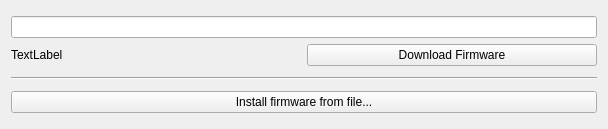
<?xml version="1.0" encoding="UTF-8"?>
<ui version="4.0">
 <class>DLFW</class>
 <widget class="QWidget" name="DLFW">
  <property name="geometry">
   <rect>
    <x>0</x>
    <y>0</y>
    <width>608</width>
    <height>129</height>
   </rect>
  </property>
  <property name="windowTitle">
   <string>Form</string>
  </property>
  <layout class="QHBoxLayout" name="horizontalLayout_2">
   <item>
    <layout class="QVBoxLayout" name="verticalLayout_2">
     <item>
      <layout class="QVBoxLayout" name="verticalLayout">
       <item>
        <widget class="QLineEdit" name="FileURL"/>
       </item>
       <item>
        <layout class="QHBoxLayout" name="horizontalLayout">
         <item>
          <widget class="QLabel" name="DLLabel">
           <property name="text">
            <string>TextLabel</string>
           </property>
          </widget>
         </item>
         <item>
          <widget class="QPushButton" name="DLButton">
           <property name="sizePolicy">
            <sizepolicy hsizetype="Minimum" vsizetype="Fixed">
             <horstretch>0</horstretch>
             <verstretch>0</verstretch>
            </sizepolicy>
           </property>
           <property name="text">
            <string>Download Firmware</string>
           </property>
          </widget>
         </item>
        </layout>
       </item>
      </layout>
     </item>
     <item>
      <widget class="Line" name="line">
       <property name="orientation">
        <enum>Qt::Horizontal</enum>
       </property>
      </widget>
     </item>
     <item>
      <widget class="QPushButton" name="FromFileButton">
       <property name="text">
        <string>Install firmware from file...</string>
       </property>
      </widget>
     </item>
    </layout>
   </item>
  </layout>
 </widget>
 <resources/>
 <connections/>
</ui>
